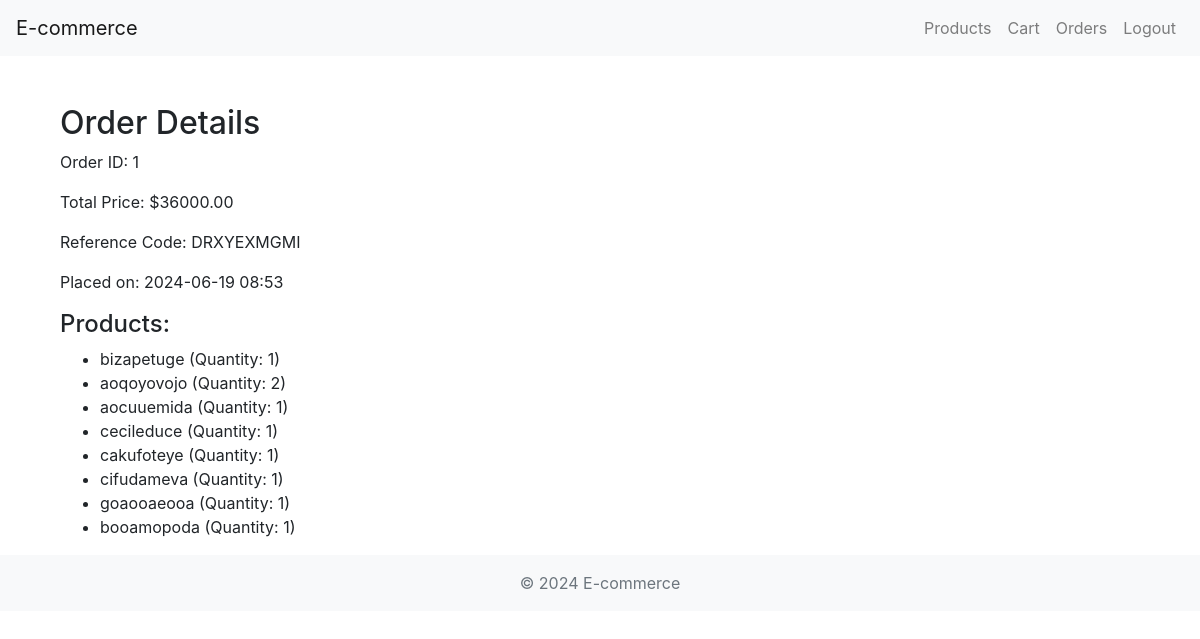
The page /store/orders/1/ (signed in) on the database its author committed.
### store/models.py (models this page shows, shortened)
class Order(models.Model):
    user = models.ForeignKey(User, on_delete=models.CASCADE)
    products = models.ManyToManyField(Product, through='OrderItem')
    total_price = models.DecimalField(max_digits=10, decimal_places=2)
    reference_code = models.CharField(max_length=100)
    created_at = models.DateTimeField(default=datetime.now)

class OrderItem(models.Model):
    order = models.ForeignKey(Order, on_delete=models.CASCADE)
    product = models.ForeignKey(Product, on_delete=models.CASCADE)
    quantity = models.PositiveIntegerField()

class ProductItem(ServiceItem):
    image = models.ImageField(upload_to='product_images/', null=True, blank=True, storage=non_locking_storage)
    image1 = models.ImageField(upload_to='product_images/', null=True, blank=True,storage=non_locking_storage)
    image2 = models.ImageField(upload_to='product_images/', null=True, blank=True,storage=non_locking_storage)
    image3 = models.ImageField(upload_to='product_images/', null=True, blank=True,storage=non_locking_storage)
    stock = models.IntegerField()
    class Meta:
        abstract =True

class Product(ProductItem):
    delivery = models.CharField(max_length=32)

### store/views.py (the view)
# urls.py: path('orders/<int:pk>/', OrderDetailView.as_view(), name='order_detail'),
class OrderDetailView(LoginRequiredMixin, DetailView):
    model = Order
    template_name = 'store/order_detail.html'
    context_object_name = 'order'
    def get_queryset(self):
        return Order.objects.filter(user=self.request.user)

### store/templates/store/order_detail.html (shortened to what this page needs)
{% extends 'store/base.html' %}
{% block content %}
<div class="container mt-5">
    <h2>Order Details</h2>
    <p>Order ID: {{ order.id }}</p>
    <p>Total Price: ${{ order.total_price|floatformat:2 }}</p>
    <p>Reference Code: {{ order.reference_code }}</p>
    <p>Placed on: {{ order.created_at|date:"Y-m-d H:i" }}</p>
    <h4>Products:</h4>
    <ul>
        {% for item in order.orderitem_set.all %}
        <li>{{ item.product.name }} (Quantity: {{ item.quantity }})</li>
        {% endfor %}
    </ul>
</div>
{% endblock %}

### rows shown on the page
Order: id "1", total_price "36000.00", reference_code "DRXYEXMGMI", created_at "2024-06-19 08:53"
OrderItem: product.name "bizapetuge", quantity "1"
OrderItem: product.name "aoqoyovojo", quantity "2"
OrderItem: product.name "aocuuemida", quantity "1"
OrderItem: product.name "cecileduce", quantity "1"
OrderItem: product.name "cakufoteye", quantity "1"
OrderItem: product.name "cifudameva", quantity "1"
OrderItem: product.name "goaooaeooa", quantity "1"
OrderItem: product.name "booamopoda", quantity "1"
